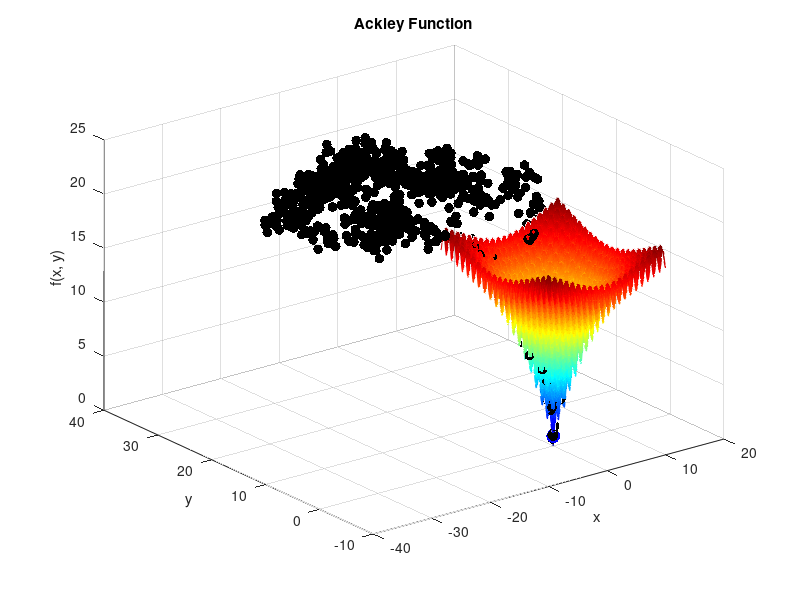
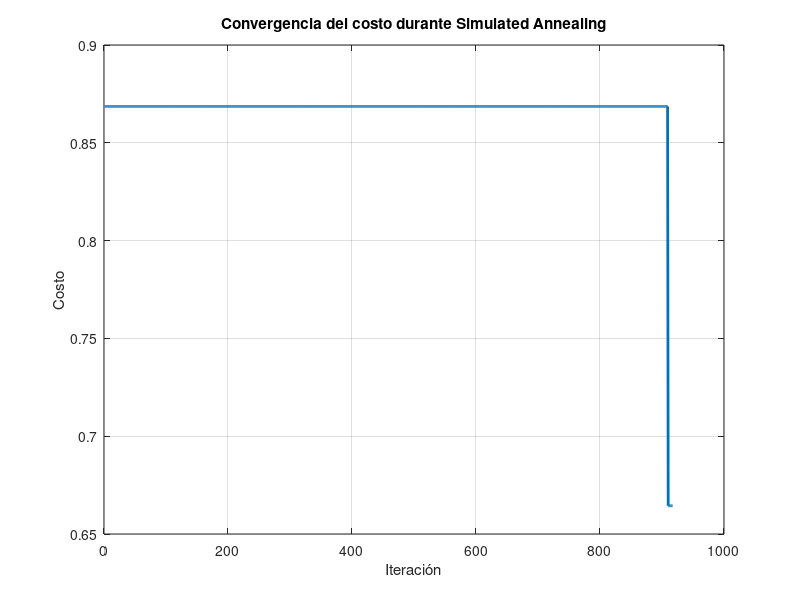

Recreate these plots in MATLAB, in order.
% ============================================================
% APLICACIÓN DEL ALGORITMO SIMULATED ANNEALING ACKLEY FUNCTION
% Prof. Dr. Aboud BARSEKH-ONJI 
% Email: aboud.barsekh@anahuac.mx
% https://orcid.org/0009-0004-5440-8092
% Universidad Anáhuac México Sur - Facultad de Ingeniería 
% ============================================================
clear all
clc
ackley = @(x) -20 * exp(-0.2 * sqrt(0.5 * (x(1)^2 + x(2)^2))) ...
              - exp(0.5 * (cos(2 * pi * x(1)) + cos(2 * pi * x(2)))) ...
              + 20 + exp(1);

[x_grid, y_grid] = meshgrid(-10:0.1:10, -10:0.1:10);
z_grid = arrayfun(@(x, y) ackley([x, y]), x_grid, y_grid);

T = 1000;              % Temperatura inicial
T_min = 0.1;         % Temperatura mínima
alpha = 0.99;          % Factor de enfriamiento
max_iter = 1200;      % Número máximo de iteraciones
x = [0.1,0.1];   % Solución inicial aleatoria
best_sol = x;
best_cost = ackley(x);
figure;
surf(x_grid, y_grid, z_grid,'EdgeColor', 'interp'); 
colormap jet;
hold on;
xlabel('x');
ylabel('y');
zlabel('f(x, y)');
title('Ackley Function');

%figure;
scatter3(x(1), x(2), best_cost, 100, 'b', 'filled'); % Punto inicial
pause(1);
costs = zeros(1, max_iter);

trace_x = x(1);  % Inicializar el rastro en X
trace_y = x(2);  % Inicializar el rastro en Y
trace_z = best_cost;  % Inicializar el rastro en Z (costo)
%% 

for iter = 1:max_iter
    new_x = x + randn(1, 2);  % Movimiento aleatorio
    new_cost = ackley(new_x);  % Evaluar nueva solución
    if new_cost < best_cost
        best_sol = new_x;
        best_cost = new_cost;
        x = new_x;
    else
        delta_cost = new_cost - ackley(x);
        if rand < exp(-delta_cost / T)
            x = new_x;
        end
    end
    costs(iter) = best_cost;
    trace_x(end+1) = x(1);
    trace_y(end+1) = x(2);
    trace_z(end+1) = ackley(x);
    scatter3(trace_x, trace_y, trace_z, 50, 'k', 'filled');  % Mostrar los puntos explorados
    drawnow;  % Actualizar la gráfica
    T = T * alpha;
    if T < T_min
        break;
    end
end

fprintf('Mejor solución encontrada: (%.4f, %.4f)\n', best_sol(1), best_sol(2));
fprintf('Costo de la mejor solución: %.4f\n', best_cost);
figure;
plot(1:iter, costs(1:iter), 'LineWidth', 2);
xlabel('Iteración');
ylabel('Costo');
title('Convergencia del costo durante Simulated Annealing');
grid on;
